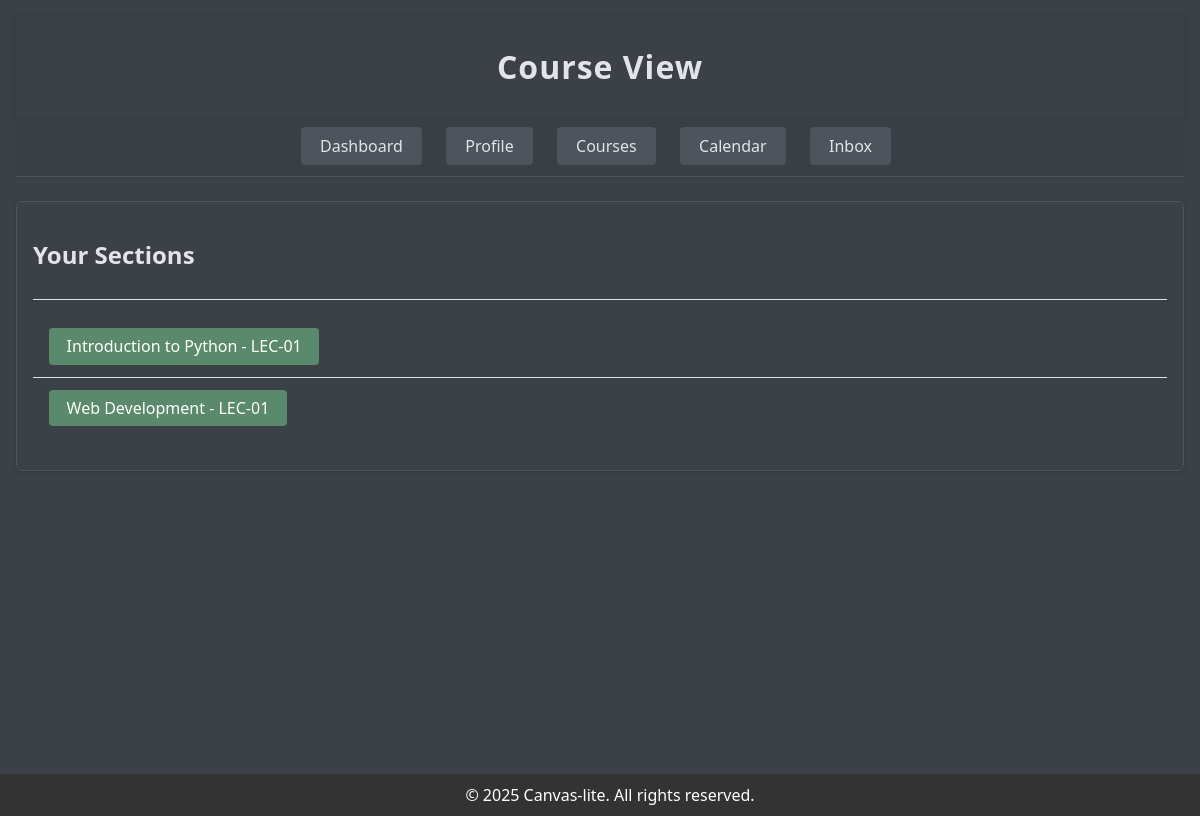
/courses/ (signed in), run on an earlier commit of the app's database.
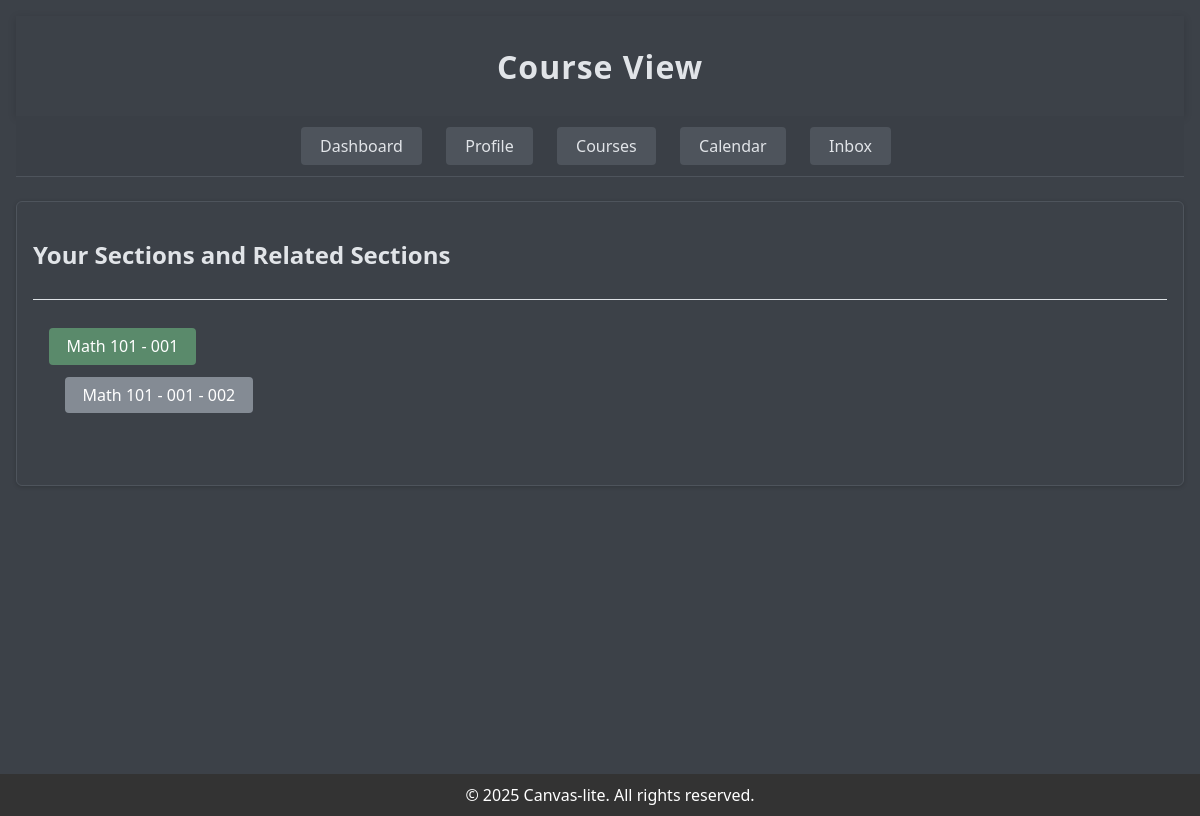
And on a later commit of the database.
### webapp/models/section.py (models this page shows, shortened)
class Section(models.Model):
    name = models.CharField(max_length=100)
    schedule = models.JSONField(default=dict)
    section_type = models.CharField(
        max_length=3,
        choices=SectionType,
        default=SectionType.LECTURE,
    )
    course = models.ForeignKey('Course', on_delete=models.CASCADE, related_name='sections')
    instructor = models.ForeignKey(
        settings.AUTH_USER_MODEL,
        on_delete=models.SET_NULL,
        null=True,
        blank=True,
        related_name='sections_taught'
    )
    main_section = models.ForeignKey(
        'self',
        null=True,
        blank=True,
        on_delete=models.CASCADE,
        related_name='sub_sections'
    )
    class Meta:
        unique_together = (
            ('course', 'name'),
            ('main_section', 'name'),
        )
    def is_main_section(self):
        return self.section_type == SectionType.LECTURE and self.main_section is None
    def is_sub_section(self):
        return self.main_section is not None
    def get_subsections(self):
        if self.is_main_section():
            return self.sub_sections.all()
        return Section.objects.none()
    def __str__(self):
        if self.is_sub_section():
            return f"{self.course.name} - {self.main_section.name} - {self.name}"
        return f"{self.course.name} - {self.name}"

### webapp/models/courses.py (models this page shows, shortened)
class Course(models.Model):
    name = models.CharField(default=None, max_length=50)
    description = models.TextField(blank=True)

### webapp/views/section_pages.py (the view)
# urls.py: path('courses/', views.user_sections, name='user_courses'),
def user_sections(request):
    user = request.user
    if not user.is_authenticated:
        return redirect("/login")
    sections = user.get_sections()
    is_instructor = user.group_name == UserType.INSTRUCTOR
    main_sections_with_subsections = []
    if is_instructor:
        main_sections = user.get_main_sections()
        for main_section in main_sections:
            subsections = main_section.get_subsections()
            main_sections_with_subsections.append({
                'main_section': main_section,
                'subsections': subsections,
            })
    context = {
        'sections': sections,
        'is_instructor': is_instructor,
        'main_sections_with_subsections': main_sections_with_subsections,
    }
    return render(request, 'standard_pages/list_courses.html', context)

### webapp/models/users.py (called while the page is built)
    def get_sections(self):
        return self.sections_taught.all()

    def get_main_sections(self):
        from webapp.models.section import SectionType
        return self.get_sections().filter(
            section_type=SectionType.LECTURE,
            main_section__isnull=True
        )

### templates/standard_pages/list_courses.html (shortened to what this page needs)
{% extends "base.html" %}
{% block content %}
<div class="container">
    <header>
        <h1>Course View</h1>
    </header>
    <nav>
        <ul>
            <li><a href="/" class="btn">Dashboard</a></li>
            <li><a href="/profile/" class="btn">Profile</a></li>
            <li><a href="/courses/" class="btn">Courses</a></li>
            <li><a href="/calendar/" class="btn">Calendar</a></li>
            <li><a href="/inbox/" class="btn">Inbox</a></li>
        </ul>
    </nav>
    {% if is_instructor %}
        <div class="card mb-4">
            <div class="card-header">
                <h2>Your Sections and Related Sections</h2>
            </div>
            <div class="card-body">
                <ul class="list user-list">
                    {% for item in main_sections_with_subsections %}
                        <li>
                            <strong>
                                <a href="{% url 'section_detail' item.main_section.id %}" class="btn btn-claim">
                                    {{ item.main_section }}
                                </a>
                            </strong>
                            {% if item.subsections %}
                                <ul class="list">
                                    {% for subsection in item.subsections %}
                                        <li>
                                            <a href="{% url 'section_detail' subsection.id %}" class="btn btn-secondary">
                                                {{ subsection }}
                                            </a>
                                        </li>
                                    {% endfor %}
                                </ul>
                            {% else %}
                                <em class="text-muted">No subsections</em>
                            {% endif %}
                        </li>
                    {% endfor %}
                </ul>
            </div>
        </div>
    {% else %}
        <div class="card mb-4">
            <div class="card-header">
                <h2>Your Sections</h2>
            </div>
            <div class="card-body">
                <ul class="list user-list">
                    {% for section in sections %}
                        <li>
                            <a href="{% url 'section_detail' section.id %}" class="btn btn-claim">
                                {{ section }}
                            </a>
                        </li>
                    {% endfor %}
                </ul>
            </div>
        </div>
    {% endif %}
</div>
{% endblock %}

What changed in the data, as far as the page shows it:
removed Section: main_section+course+name "Introduction to Python - LEC-01", shown under "Your Sections"
removed Section: main_section+course+name "Web Development - LEC-01", shown under "Your Sections"
now on this page (row edited): Section: main_section "Math 101 - 001", shown under "Your Sections and Related Sections"
now on this page (row unchanged): Section: main_section+course+name "Math 101 - 001 - 002", shown under "Math 101 - 001"
Also different on the page:
text no longer shown: "Your Sections"
text now shown: "Your Sections and Related Sections"
